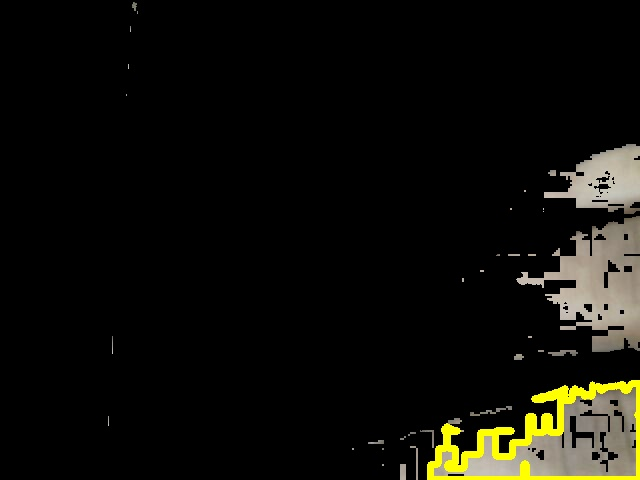
#> input picture Temp/output.jpg, 640 x 480 px, found by its file name
$ python -i camera.py   (imports and definitions only)   (Python 2 division)   (older library calls are emulated)
#> lines starting #> are read from the running program, lines starting #| are printed output that depends on the picture; after the words box and inside, x2 and y2 are one past the last pixel; in counts of white or black regions, pixels touching at a corner belong together
import cv2,time, numpy as np, os
import paho.mqtt.client as mqtt

ip = "localhost"         # to send data through MQTT use your server ip if you want to publish it through server

def connect_cam():

    """
    # Opening video stream in opencv
    cap = cv2.VideoCapture(vend)
    # Make sure that it's opened before moving furthur

    num = 0
    cam_connected = True
    while(not cap.isOpened()):
        num +=1
        cap = cv2.VideoCapture(cam)                 # trying again
        if (num > 10):
            cam_connected = False
            break
        elif cap.isOpened():                          # Break if opened
            break
    """

    # if camera opened then moving ahead
    while(True):

        # check if stopped from browser
        if os.path.isfile("static/3.jpg"):
            os.remove("static/3.jpg")
            break

        # if everything is okay then moving ahead
        frame = cv2.imread("Temp/Output.jpg")
#> frame is the input picture: shape (480, 640, 3); mean B, G, R 9.8, 14.8, 15.4
        if frame is not None:                                                         # If able to read image then moving ahead
            hight, width, c = frame.shape
#> hight = 480; width = 640; c = 3
            hsv = cv2.cvtColor(frame, cv2.COLOR_BGR2HSV)
#> hsv: shape (480, 640, 3); mean H, S, V 3.5, 15.3, 15.5
            # For filtering of dead leaf colour
            lower_brown = np.array([15,0,100])
            higher_brown = np.array([35,150,200])
            mask = cv2.inRange(hsv , lower_brown , higher_brown)
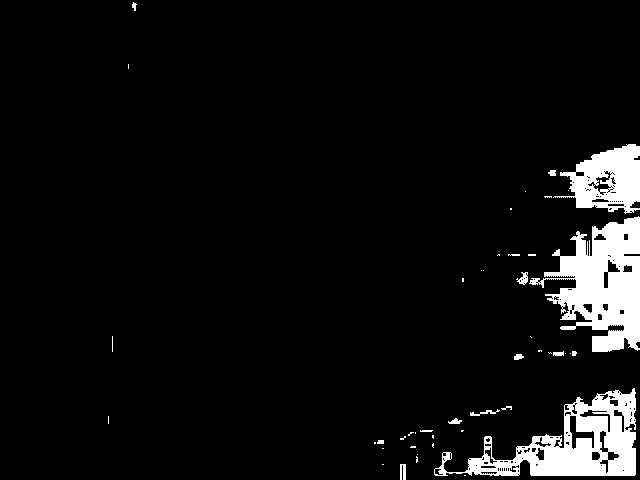
#> mask: shape (480, 640); 6.2% white; 46 white regions (30 under 20 px)
            res = cv2.bitwise_and(frame, frame, mask = mask)
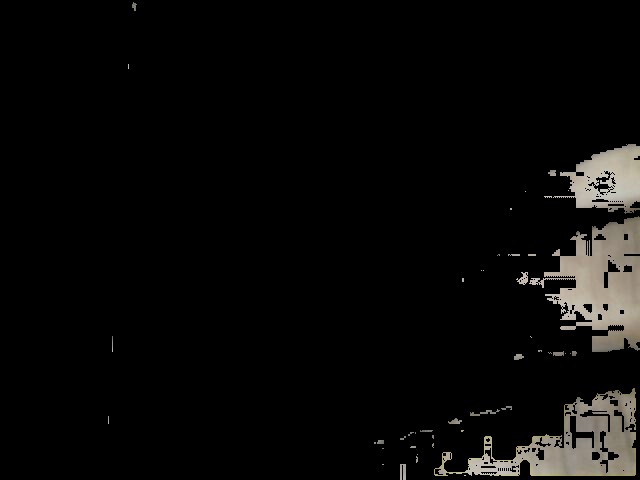
#> res: shape (480, 640, 3); mean B, G, R 8.6, 9.6, 10.1
            # For getting the area
            hierarchy, contours, _ = cv2.findContours(mask, 1, 2)
#> contours = 203 contours, 156 with area under 20; largest, box (x1, y1, x2, y2) and area: (434, 388, 636, 476) 8040, (529, 216, 640, 352) 7826, (553, 144, 640, 214) 3621, (569, 415, 595, 450) 354, (579, 409, 611, 433) 198
            area = 0
            temp = 0
            flag = 0
            i = 0
            j = 0
            for cnt in contours:
                area_t = cv2.contourArea(cnt)
                area = area + area_t
                if (temp < area_t):
                    flag = 1
                    temp = area_t
                    j = i
                i = i + 1
#> this loop made 203 passes
#> (area_t, area, temp) on passes 3, 15, 20, 27, 37, 65, 72, 95: (40, 42, 40), (44.5, 206, 44.5), (46, 270.5, 46), (63.5, 370, 63.5), (82, 501.5, 82), (118.5, 1112.5, 118.5), (353.5, 1522, 353.5), (8040, 10140, 8040)
#> (area_t, area) on passes 6, 14, 38, 41, 42, 43: (39.5, 87.5), (34, 161.5), (71, 572.5), (82, 673), (20.5, 693.5), (22, 715.5)
#> after the loop, area = 22930; flag = 1; i = 203; j = 94; temp = 8040

            # for getting largest dead part centroid
            if (flag != 0):
                c = contours[j]
#> c = contour of 215 points, box (x1, y1, x2, y2) (434, 388, 636, 476), area 8040
                M = cv2.moments(c)
#> M = moments, m00 8040, centre m10/m00, m01/m00 = (573.6, 443.4)
                if (int(M['m00'] != 0)):
                    cY = int(M['m10']/M['m00'])
#> cY = 573
                    cX = int(M['m01']/M['m00'])
#> cX = 443

                """ for getting extreme points of the dead part and pointing by small circle
                extLeft = tuple(c[c[:, :, 0].argmin()][0])
                extRight = tuple(c[c[:, :, 0].argmax()][0])
                extTop = tuple(c[c[:, :, 1].argmin()][0])
                extBot = tuple(c[c[:, :, 1].argmax()][0])

                cv2.circle(res, extLeft, 20, (0, 0, 255), -1)
                cv2.circle(res, extRight, 20, (0, 255, 0), -1)
                cv2.circle(res, extTop, 20, (255, 0, 0), -1)
                cv2.circle(res, extBot, 20, (255, 255, 0), -1)
                """

                # drawing contour
                cv2.drawContours(res, [c], -1, (0, 255, 255), 5)
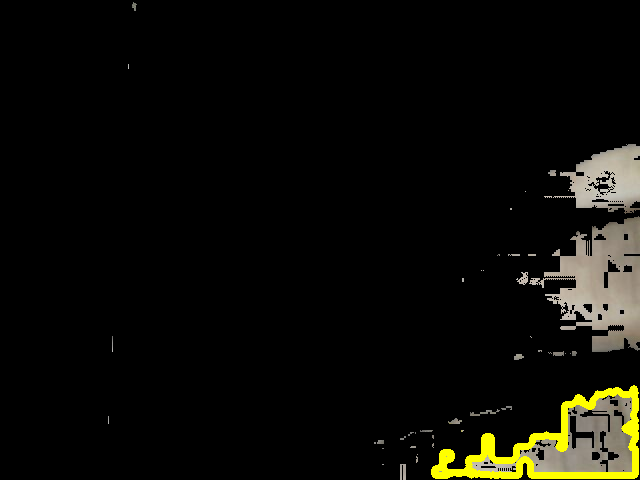
#> res: shape (480, 640, 3); 1.54% of pixels changed, all inside (x1, y1, x2, y2) = (431, 385, 639, 479)

                # Printing centroid
                message = ""
                message = "Relative position of centroid " + str(cY - (width/2))  + ',' +  str((hight/2) - cX) + "    "

                # For filtering of total leaf colour
                lower_fore = np.array([40,0,0])
                higher_fore = np.array([65,255,255])
                mask1 = cv2.inRange(hsv , lower_fore , higher_fore)
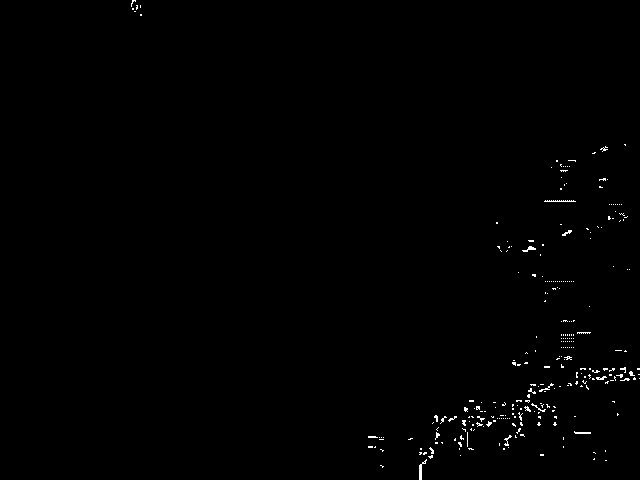
#> mask1: shape (480, 640); 0.53% white in thin lines or dots, all inside (x1, y1, x2, y2) = (131, 0, 640, 480)
                mask1 = cv2.medianBlur(mask1,15)
#> mask1: shape (480, 640); every value is 0
                res1 = cv2.bitwise_and(frame, frame, mask = mask1)
#> res1: shape (480, 640, 3); every value is 0

                # for getting the total leaf area
                hierarchy, contours, _ = cv2.findContours(mask1, 1, 2)
#> contours = []
                area1 = 1
                for cnt in contours:
                    area1 = area1 + cv2.contourArea(cnt)
#> this loop made 0 passes
#> after the loop, area1 = 1

                results = area*100/area1
#> results = 2293000
                message +=  "ratio = " + str(results) + '%'

                cv2.imwrite('static/1.jpg',frame)
                cv2.imwrite('static/2.jpg',res)


                try:
                    client = mqtt.Client(client_id="", clean_session=True, userdata=None, protocol="MQTTv31")
                    client.connect(ip, 1883, keepalive=60, bind_address="") #connect
                    client.loop_start() #start loop
                    client.publish("leaf", payload=message, qos=0, retain=False)
                    client.loop_stop()
                    client.disconnect()

                except Exception, e:
                    print e


            else:
                print 'No dead patches detected'

        else:
            print "Can't read frame"
            break

>>> result = connect_cam()
